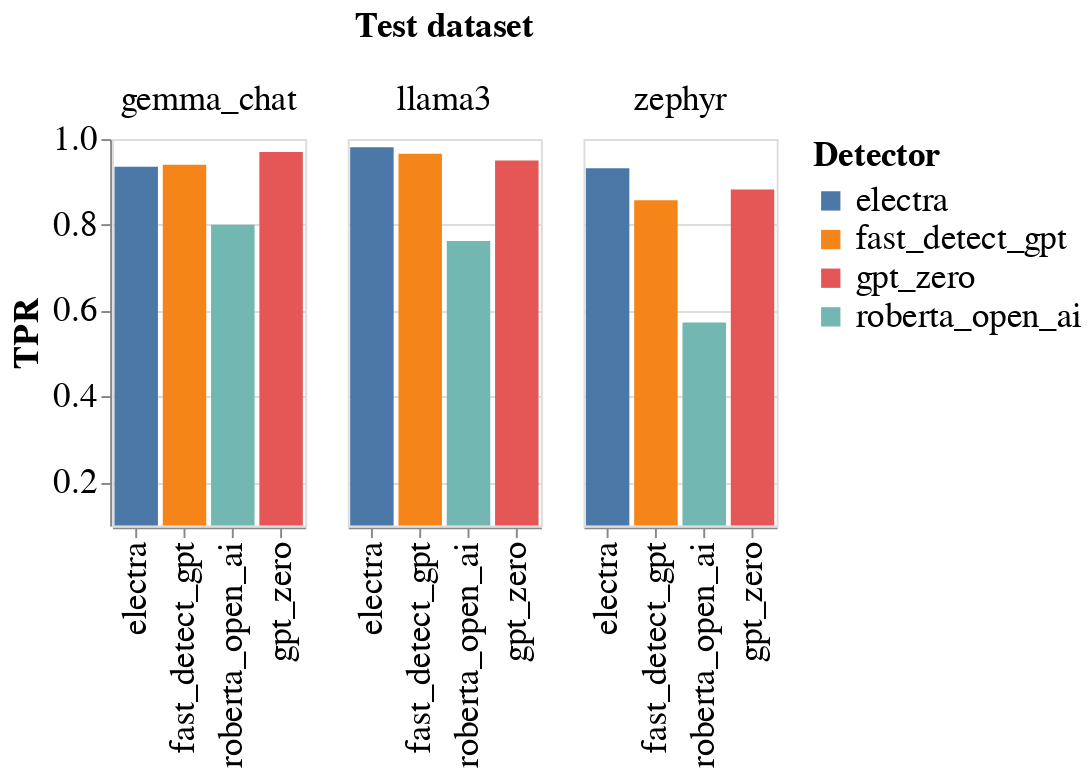

This figure's notebook cell:
### Code cell
# CAVEAT: It might be that with the correct threshold GPTZero works well even for mistral,...
zero_shot_detectors_and_best_trained = ["fast_detect_gpt", "roberta_base_open_ai", "electra_large_mistral", "gpt_zero"]
zero_shot_only_only_df = freeze_base_df[freeze_base_df["detector"].apply(lambda x: x in zero_shot_detectors_and_best_trained)]

# only keep chat datasets
#chat_models = ["gemma_chat", "zephyr", "llama3"]
chat_models = ["gemma_chat", "llama3", "zephyr"]
models = chat_models
zero_shot_only_only_df = zero_shot_only_only_df[zero_shot_only_only_df["dataset"].apply(lambda x: x in models)]

# dataset order
dataset_order = ["gemma_chat", "llama3", "zephyr"]

# sort dataset column by dataset_order
zero_shot_only_only_df = zero_shot_only_only_df.set_index("dataset").loc[dataset_order].reset_index()

# same as above but with bar chart
bar_chart = alt.Chart(zero_shot_only_only_df).mark_bar().encode(
    alt.X('detector_short_name:N', sort=None, title=None),
    alt.Y('TPR:Q').scale(alt.Scale(domain=(0.1, 1), clamp=True)),
    alt.Color("detector_short_name:N", title="Detector"),
    column=alt.Column("dataset:N", title="Test dataset", sort=None),
).properties(
    width=100,
    height=200,  
).configure_axis(
    labelFontSize=18,
    titleFontSize=18,
).configure_legend(
    labelFontSize=18,
    titleFontSize=18,
    titleLimit=0
).configure_header(
    titleFontSize=18,
    labelFontSize=18
).configure_text(
    fontSize=14,
    font="Arial",
    fontWeight="bold"
)

bar_chart.save("notebooks/plots/heatmap_zero_shot_bar.png")
bar_chart

### Figure 1 — Vega-Lite specification as saved in the notebook (floating-point values rounded to 4 significant figures; data arrays with more than 128 entries replaced by an {"elided": "..."} marker saying what was removed)
{"config": {"view": {"continuousWidth": 300, "continuousHeight": 300}, "axis": {"labelFontSize": 18, "titleFontSize": 18}, "header": {"labelFontSize": 18, "titleFontSize": 18}, "legend": {"labelFontSize": 18, "titleFontSize": 18, "titleLimit": 0}, "text": {"font": "Arial", "fontSize": 14, "fontWeight": "bold"}}, "data": {"name": "data-6a3d369464ac9afbe762efef7874810f"}, "mark": {"type": "bar"}, "encoding": {"color": {"field": "detector_short_name", "title": "Detector", "type": "nominal"}, "column": {"field": "dataset", "sort": null, "title": "Test dataset", "type": "nominal"}, "x": {"field": "detector_short_name", "sort": null, "title": null, "type": "nominal"}, "y": {"field": "TPR", "scale": {"clamp": true, "domain": [0.1, 1]}, "type": "quantitative"}}, "height": 200, "width": 100, "$schema": "https://vega.github.io/schema/vega-lite/v5.17.0.json", "datasets": {"data-6a3d369464ac9afbe762efef7874810f": [{"dataset": "gemma_chat", "accuracy": 0.9452, "precision": 0.9543, "recall": 0.9354, "f1_score": 0.9447, "fp_rate": 0.04488, "TPR_no_threshold": 0.9354, "std_accuracy": 0.004995, "std_precision": 0.006824, "std_recall": 0.007705, "std_f1_score": 0.005281, "std_fp_rate": 0.006633, "std_tp_rate": 0.007705, "TP": 932.3, "TN": 950.6, "FP": 44.68, "FN": 64.42, "roc_auc": 0.9888, "fpr_at_thresholds": {"elided": "176 float values"}, "tpr_at_thresholds": {"elided": "176 float values"}, "thresholds": {"elided": "176 float values"}, "given_threshold": 0.1904, "accuracy_at_given_threshold": 0.9452, "precision_at_given_threshold": 0.9539, "recall_at_given_threshold": 0.9354, "f1_score_at_given_threshold": 0.9445, "fp_rate_at_given_threshold": 0.04514, "TPR": 0.9354, "std_accuracy_at_given_threshold": 0.005126, "std_precision_at_given_threshold": 0.006701, "std_recall_at_given_threshold": 0.007985, "std_f1_score_at_given_threshold": 0.005344, "std_fp_rate_at_given_threshold": 0.006543, "std_tp_rate_at_given_threshold": 0.007985, "TP_at_given_threshold": 930.9, "TN_at_given_threshold": 951.9, "FP_at_given_threshold": 45.0, "FN_at_given_threshold": 64.26, "base_detector": "electra_large", "trained_on_dataset": "mistral", "detector": "electra_large_mistral", "detector_short_name": "electra"}, {"dataset": "gemma_chat", "accuracy": 0.9426, "precision": 0.9196, "recall": 0.97, "f1_score": 0.9441, "fp_rate": 0.08489, "TPR_no_threshold": 0.97, "std_accuracy": 0.005252, "std_precision": 0.008265, "std_recall": 0.005431, "std_f1_score": 0.005265, "std_fp_rate": 0.008851, "std_tp_rate": 0.005431, "TP": 966.3, "TN": 911.3, "FP": 84.53, "FN": 29.89, "roc_auc": 0.9879, "fpr_at_thresholds": [0.0, 0.0, 0.0, 0.0, 0.0, 0.002008, 0.004016, 0.004016, 0.006024, 0.006024, 0.006024, 0.008032, 0.01305, 0.01305, 0.01606, 0.02209, 0.02309, 0.03012, 0.03414, 0.03414, 0.03514, 0.03614, 0.03614, 0.03614, 0.03614, 0.03916, 0.04016, 0.04016, 0.04317, 0.04317, 0.04418, 0.04719, 0.04719, 0.0492, 0.0492, 0.05221, 0.05924, 0.06526, 0.06928, 0.07631, 0.07932, 0.08333, 0.08434, 0.08835, 0.08936, 0.09538, 0.09839, 0.1094, 0.1245, 0.1255, 0.1345, 0.1355, 0.1426, 0.1516, 0.1526, 0.1596, 0.1616, 0.1707, 0.1727, 0.1737, 0.1777, 0.1807, 0.1867, 0.1888, 0.1958, 0.1968, 0.1998, 0.2038, 0.2068, 0.2199, 0.2209, 0.238, 0.251, 0.2631, 0.2892, 0.2902, 0.3032, 0.3042, 0.3062, 0.3153, 0.3183, 0.3203, 0.3263, 0.3273, 0.3384, 0.3434, 0.3695, 0.3705, 0.4046, 0.4086, 0.4227, 0.4237, 0.4367, 0.4398, 0.4418, 0.4508, 0.4849, 0.488, 0.5271, 0.5301, 0.5562, 0.5582, 0.6165, 0.6215, 0.6737, 0.6878, 0.7048, 0.8514, 0.8564, 0.8936, 1.0], "tpr_at_thresholds": [0.0, 0.4237, 0.4779, 0.509, 0.5572, 0.5773, 0.6576, 0.6888, 0.7882, 0.8193, 0.8243, 0.8394, 0.8494, 0.8514, 0.8695, 0.8845, 0.8855, 0.9056, 0.9147, 0.9157, 0.9207, 0.9207, 0.9217, 0.9247, 0.9257, 0.9307, 0.9327, 0.9337, 0.9378, 0.9388, 0.9388, 0.9418, 0.9428, 0.9438, 0.9448, 0.9448, 0.9478, 0.9528, 0.9639, 0.9689, 0.9689, 0.9699, 0.9699, 0.9719, 0.9719, 0.9739, 0.9739, 0.9749, 0.9779, 0.9789, 0.9809, 0.9809, 0.9819, 0.9819, 0.9819, 0.9819, 0.9819, 0.9829, 0.9829, 0.9829, 0.9829, 0.9829, 0.9849, 0.9849, 0.9859, 0.9859, 0.9859, 0.9859, 0.9859, 0.9859, 0.9859, 0.9869, 0.988, 0.99, 0.992, 0.993, 0.997, 0.997, 0.997, 0.997, 0.997, 0.997, 0.997, 0.997, 0.997, 0.997, 0.997, 0.997, 0.997, 0.997, 0.997, 0.997, 0.997, 0.997, 0.998, 0.998, 0.999, 0.999, 1.0, 1.0, 1.0, 1.0, 1.0, 1.0, 1.0, 1.0, 1.0, 1.0, 1.0, 1.0, 1.0], "thresholds": [Infinity, 1.0, 0.99, 0.98, 0.96, 0.95, 0.94, 0.93, 0.92, 0.91, 0.9, 0.89, 0.88, 0.8788, 0.87, 0.86, 0.8586, 0.85, 0.84, 0.83, 0.81, 0.79, 0.78, 0.76, 0.74, 0.73, 0.72, 0.7, 0.68, 0.67, 0.66, 0.62, 0.6162, 0.61, 0.58, 0.57, 0.56, 0.55, 0.54, 0.53, 0.52, 0.51, 0.5051, 0.5, 0.4949, 0.49, 0.48, 0.47, 0.46, 0.4545, 0.45, 0.4444, 0.44, 0.43, 0.4242, 0.42, 0.4141, 0.41, 0.4, 0.3939, 0.39, 0.38, 0.37, 0.36, 0.35, 0.34, 0.33, 0.31, 0.29, 0.28, 0.2727, 0.27, 0.26, 0.25, 0.24, 0.2323, 0.23, 0.2222, 0.22, 0.21, 0.202, 0.2, 0.19, 0.17, 0.16, 0.1515, 0.15, 0.1414, 0.14, 0.1313, 0.13, 0.11, 0.1, 0.09091, 0.09, 0.08081, 0.08, 0.07071, 0.07, 0.06061, 0.06, 0.05051, 0.05, 0.0404, 0.04, 0.03, 0.0202, 0.02, 0.0101, 0.01, 0.0], "given_threshold": 0.63, "accuracy_at_given_threshold": 0.9476, "precision_at_given_threshold": 0.9544, "recall_at_given_threshold": 0.9402, "f1_score_at_given_threshold": 0.9472, "fp_rate_at_given_threshold": 0.04491, "TPR": 0.9402, "std_accuracy_at_given_threshold": 0.004942, "std_precision_at_given_threshold": 0.006531, "std_recall_at_given_threshold": 0.007553, "std_f1_score_at_given_threshold": 0.005079, "std_fp_rate_at_given_threshold": 0.006454, "std_tp_rate_at_given_threshold": 0.007553, "TP_at_given_threshold": 936.0, "TN_at_given_threshold": 951.7, "FP_at_given_threshold": 44.75, "FN_at_given_threshold": 59.59, "base_detector": "fast_detect_gpt", "trained_on_dataset": "z", "detector": "fast_detect_gpt", "detector_short_name": "fast_detect_gpt"}, {"dataset": "gemma_chat", "accuracy": 0.7958, "precision": 0.8854, "recall": 0.68, "f1_score": 0.7691, "fp_rate": 0.08811, "TPR_no_threshold": 0.68, "std_accuracy": 0.009095, "std_precision": 0.01161, "std_recall": 0.01465, "std_f1_score": 0.01117, "std_fp_rate": 0.008911, "std_tp_rate": 0.01465, "TP": 907.5, "TN": 677.8, "FP": 319.0, "FN": 87.69, "roc_auc": 0.8796, "fpr_at_thresholds": {"elided": "552 float values"}, "tpr_at_thresholds": {"elided": "552 float values"}, "thresholds": {"elided": "552 float values"}, "given_threshold": 0.9308, "accuracy_at_given_threshold": 0.8097, "precision_at_given_threshold": 0.8154, "recall_at_given_threshold": 0.8004, "f1_score_at_given_threshold": 0.8077, "fp_rate_at_given_threshold": 0.1809, "TPR": 0.8004, "std_accuracy_at_given_threshold": 0.00865, "std_precision_at_given_threshold": 0.0119, "std_recall_at_given_threshold": 0.01275, "std_f1_score_at_given_threshold": 0.009581, "std_fp_rate_at_given_threshold": 0.01153, "std_tp_rate_at_given_threshold": 0.01275, "TP_at_given_threshold": 816.5, "TN_at_given_threshold": 796.5, "FP_at_given_threshold": 198.6, "FN_at_given_threshold": 180.4, "base_detector": "roberta_base_open_ai", "trained_on_dataset": "z", "detector": "roberta_base_open_ai", "detector_short_name": "roberta_open_ai"}, {"dataset": "gemma_chat", "accuracy": 0.9196, "precision": 0.9976, "recall": 0.8415, "f1_score": 0.9129, "fp_rate": 0.002062, "TPR_no_threshold": 0.8415, "std_accuracy": 0.00596, "std_precision": 0.001722, "std_recall": 0.01149, "std_f1_score": 0.006808, "std_fp_rate": 0.001449, "std_tp_rate": 0.01149, "TP": 839.0, "TN": 992.9, "FP": 2.054, "FN": 158.0, "roc_auc": 0.9931, "fpr_at_thresholds": {"elided": "191 float values"}, "tpr_at_thresholds": {"elided": "191 float values"}, "thresholds": {"elided": "191 float values"}, "given_threshold": 0.05234, "accuracy_at_given_threshold": 0.9546, "precision_at_given_threshold": 0.9411, "recall_at_given_threshold": 0.9699, "f1_score_at_given_threshold": 0.9553, "fp_rate_at_given_threshold": 0.06063, "TPR": 0.9699, "std_accuracy_at_given_threshold": 0.004425, "std_precision_at_given_threshold": 0.006931, "std_recall_at_given_threshold": 0.005316, "std_f1_score_at_given_threshold": 0.004449, "std_fp_rate_at_given_threshold": 0.007173, "std_tp_rate_at_given_threshold": 0.005316, "TP_at_given_threshold": 965.1, "TN_at_given_threshold": 936.5, "FP_at_given_threshold": 60.44, "FN_at_given_threshold": 29.91, "base_detector": "gpt_zero", "trained_on_dataset": "z", "detector": "gpt_zero", "detector_short_name": "gpt_zero"}, {"dataset": "llama3", "accuracy": 0.9691, "precision": 0.9564, "recall": 0.9831, "f1_score": 0.9695, "fp_rate": 0.04488, "TPR_no_threshold": 0.9831, "std_accuracy": 0.003916, "std_precision": 0.006523, "std_recall": 0.003999, "std_f1_score": 0.003941, "std_fp_rate": 0.006633, "std_tp_rate": 0.003999, "TP": 979.9, "TN": 950.6, "FP": 44.68, "FN": 16.89, "roc_auc": 0.9947, "fpr_at_thresholds": [0.0, 0.0, 0.0, 0.001004, 0.001004, 0.002008, 0.002008, 0.003012, 0.003012, 0.004016, 0.004016, 0.006024, 0.006024, 0.007028, 0.007028, 0.008032, 0.008032, 0.009036, 0.009036, 0.01004, 0.01004, 0.01205, 0.01205, 0.01305, 0.01305, 0.01506, 0.01506, 0.01606, 0.01606, 0.01807, 0.01807, 0.01908, 0.01908, 0.02008, 0.02008, 0.02108, 0.02108, 0.02209, 0.02209, 0.02309, 0.02309, 0.0241, 0.0241, 0.0251, 0.0251, 0.02811, 0.02811, 0.02912, 0.02912, 0.03012, 0.03012, 0.03112, 0.03112, 0.03213, 0.03213, 0.03614, 0.03614, 0.03715, 0.03715, 0.03916, 0.03916, 0.04016, 0.04016, 0.04418, 0.04418, 0.04518, 0.04518, 0.04618, 0.04618, 0.04719, 0.04719, 0.0502, 0.0502, 0.0512, 0.0512, 0.05321, 0.05321, 0.05622, 0.05622, 0.07028, 0.07028, 0.08032, 0.08032, 0.08133, 0.08133, 0.09739, 0.09739, 0.1124, 0.1124, 0.1325, 0.1325, 0.1546, 0.1546, 0.1627, 0.1627, 0.2008, 0.2008, 1.0], "tpr_at_thresholds": [0.0, 0.001004, 0.259, 0.259, 0.5673, 0.5673, 0.7771, 0.7771, 0.8112, 0.8112, 0.8173, 0.8173, 0.8243, 0.8243, 0.8604, 0.8604, 0.8765, 0.8765, 0.8785, 0.8785, 0.8795, 0.8795, 0.8845, 0.8845, 0.9066, 0.9066, 0.9187, 0.9187, 0.9257, 0.9257, 0.9297, 0.9297, 0.9307, 0.9307, 0.9337, 0.9337, 0.9378, 0.9378, 0.9398, 0.9398, 0.9408, 0.9408, 0.9428, 0.9428, 0.9468, 0.9468, 0.9498, 0.9498, 0.9528, 0.9528, 0.9538, 0.9538, 0.9558, 0.9558, 0.9618, 0.9618, 0.9709, 0.9709, 0.9739, 0.9739, 0.9759, 0.9759, 0.9779, 0.9779, 0.9809, 0.9809, 0.9819, 0.9819, 0.9829, 0.9829, 0.9839, 0.9839, 0.9869, 0.9869, 0.988, 0.988, 0.989, 0.989, 0.99, 0.99, 0.991, 0.991, 0.992, 0.992, 0.993, 0.993, 0.994, 0.994, 0.995, 0.995, 0.996, 0.996, 0.997, 0.997, 0.999, 0.999, 1.0, 1.0], "thresholds": [Infinity, 2.797, 2.603, 2.602, 2.329, 2.328, 1.921, 1.919, 1.778, 1.777, 1.748, 1.745, 1.695, 1.678, 1.461, 1.46, 1.373, 1.369, 1.347, 1.341, 1.341, 1.331, 1.32, 1.314, 1.185, 1.183, 1.069, 1.061, 1.044, 1.042, 1.006, 0.9873, 0.9872, 0.9808, 0.9675, 0.9601, 0.9421, 0.9415, 0.9104, 0.8845, 0.872, 0.8613, 0.8535, 0.8516, 0.814, 0.8076, 0.7617, 0.7314, 0.6766, 0.6737, 0.6737, 0.6692, 0.6659, 0.6597, 0.5922, 0.5476, 0.463, 0.4211, 0.386, 0.3612, 0.3206, 0.2944, 0.2514, 0.2242, 0.2105, 0.1965, 0.1829, 0.177, 0.1726, 0.169, 0.1589, 0.1092, 0.08548, 0.08319, 0.04241, 0.0323, 0.02877, 0.006523, 0.005816, -0.1626, -0.1667, -0.3023, -0.3072, -0.3315, -0.3428, -0.4767, -0.4867, -0.6598, -0.667, -0.8453, -0.8462, -0.986, -0.9936, -1.042, -1.06, -1.287, -1.29, -2.783], "given_threshold": 0.1904, "accuracy_at_given_threshold": 0.9678, "precision_at_given_threshold": 0.9559, "recall_at_given_threshold": 0.9808, "f1_score_at_given_threshold": 0.9682, "fp_rate_at_given_threshold": 0.04514, "TPR": 0.9808, "std_accuracy_at_given_threshold": 0.003966, "std_precision_at_given_threshold": 0.006419, "std_recall_at_given_threshold": 0.00437, "std_f1_score_at_given_threshold": 0.003995, "std_fp_rate_at_given_threshold": 0.006543, "std_tp_rate_at_given_threshold": 0.00437, "TP_at_given_threshold": 976.1, "TN_at_given_threshold": 951.9, "FP_at_given_threshold": 45.0, "FN_at_given_threshold": 19.06, "base_detector": "electra_large", "trained_on_dataset": "mistral", "detector": "electra_large_mistral", "detector_short_name": "electra"}, {"dataset": "llama3", "accuracy": 0.9506, "precision": 0.9211, "recall": 0.9857, "f1_score": 0.9523, "fp_rate": 0.08464, "TPR_no_threshold": 0.9857, "std_accuracy": 0.004677, "std_precision": 0.007943, "std_recall": 0.003505, "std_f1_score": 0.00459, "std_fp_rate": 0.008653, "std_tp_rate": 0.003505, "TP": 982.6, "TN": 910.9, "FP": 84.22, "FN": 14.24, "roc_auc": 0.9939, "fpr_at_thresholds": [0.0, 0.0, 0.0, 0.0, 0.0, 0.0, 0.002008, 0.004016, 0.004016, 0.006024, 0.006024, 0.006024, 0.008032, 0.01305, 0.01305, 0.01606, 0.02209, 0.02309, 0.03012, 0.03414, 0.03414, 0.03514, 0.03514, 0.03614, 0.03614, 0.03916, 0.04016, 0.04317, 0.04317, 0.04418, 0.04518, 0.04618, 0.04719, 0.0492, 0.05221, 0.05924, 0.06526, 0.06928, 0.07631, 0.07932, 0.07932, 0.08333, 0.08434, 0.08835, 0.08936, 0.09538, 0.09839, 0.1094, 0.1245, 0.1255, 0.1345, 0.1355, 0.1426, 0.1516, 0.1526, 0.1596, 0.1616, 0.1707, 0.1727, 0.1737, 0.1777, 0.1807, 0.1867, 0.1888, 0.1958, 0.1968, 0.1998, 0.2038, 0.2068, 0.2199, 0.2209, 0.238, 0.251, 0.2631, 0.2892, 0.2902, 0.3032, 0.3042, 0.3062, 0.3153, 0.3183, 0.3203, 0.3263, 0.3273, 0.3384, 0.3434, 0.3695, 0.3705, 0.4046, 0.4086, 0.4227, 0.4237, 0.4367, 0.4398, 0.4418, 0.4508, 0.4849, 0.488, 0.5271, 0.5301, 0.5562, 0.5582, 0.6165, 0.6215, 0.6737, 0.6878, 0.7048, 0.8514, 0.8564, 0.8936, 1.0], "tpr_at_thresholds": [0.0, 0.5602, 0.6014, 0.6305, 0.6406, 0.6596, 0.6757, 0.739, 0.7751, 0.8474, 0.8825, 0.8865, 0.8926, 0.9016, 0.9036, 0.9116, 0.9297, 0.9307, 0.9508, 0.9548, 0.9558, 0.9568, 0.9578, 0.9578, 0.9588, 0.9598, 0.9598, 0.9618, 0.9629, 0.9629, 0.9659, 0.9659, 0.9679, 0.9689, 0.9699, 0.9729, 0.9759, 0.9789, 0.9819, 0.9819, 0.9829, 0.9859, 0.9859, 0.989, 0.989, 0.989, 0.989, 0.989, 0.993, 0.993, 0.994, 0.994, 0.995, 0.996, 0.996, 0.996, 0.996, 0.996, 0.996, 0.996, 0.996, 0.997, 0.997, 0.997, 0.997, 0.997, 0.997, 0.997, 0.997, 0.997, 0.997, 0.997, 0.998, 0.999, 1.0, 1.0, 1.0, 1.0, 1.0, 1.0, 1.0, 1.0, 1.0, 1.0, 1.0, 1.0, 1.0, 1.0, 1.0, 1.0, 1.0, 1.0, 1.0, 1.0, 1.0, 1.0, 1.0, 1.0, 1.0, 1.0, 1.0, 1.0, 1.0, 1.0, 1.0, 1.0, 1.0, 1.0, 1.0, 1.0, 1.0], "thresholds": [Infinity, 1.0, 0.99, 0.98, 0.97, 0.96, 0.95, 0.94, 0.93, 0.92, 0.91, 0.9, 0.89, 0.88, 0.8788, 0.87, 0.86, 0.8586, 0.85, 0.84, 0.83, 0.81, 0.8, 0.79, 0.78, 0.73, 0.72, 0.68, 0.67, 0.66, 0.64, 0.63, 0.62, 0.61, 0.57, 0.56, 0.55, 0.54, 0.53, 0.52, 0.5152, 0.51, 0.5051, 0.5, 0.4949, 0.49, 0.48, 0.47, 0.46, 0.4545, 0.45, 0.4444, 0.44, 0.43, 0.4242, 0.42, 0.4141, 0.41, 0.4, 0.3939, 0.39, 0.38, 0.37, 0.36, 0.35, 0.34, 0.33, 0.31, 0.29, 0.28, 0.2727, 0.27, 0.26, 0.25, 0.24, 0.2323, 0.23, 0.2222, 0.22, 0.21, 0.202, 0.2, 0.19, 0.17, 0.16, 0.1515, 0.15, 0.1414, 0.14, 0.1313, 0.13, 0.11, 0.1, 0.09091, 0.09, 0.08081, 0.08, 0.07071, 0.07, 0.06061, 0.06, 0.05051, 0.05, 0.0404, 0.04, 0.03, 0.0202, 0.02, 0.0101, 0.01, 0.0], "given_threshold": 0.63, "accuracy_at_given_threshold": 0.9604, "precision_at_given_threshold": 0.9553, "recall_at_given_threshold": 0.966, "f1_score_at_given_threshold": 0.9606, "fp_rate_at_given_threshold": 0.04517, "TPR": 0.966, "std_accuracy_at_given_threshold": 0.004265, "std_precision_at_given_threshold": 0.006412, "std_recall_at_given_threshold": 0.005813, "std_f1_score_at_given_threshold": 0.004341, "std_fp_rate_at_given_threshold": 0.006461, "std_tp_rate_at_given_threshold": 0.005813, "TP_at_given_threshold": 961.4, "TN_at_given_threshold": 951.7, "FP_at_given_threshold": 45.02, "FN_at_given_threshold": 33.88, "base_detector": "fast_detect_gpt", "trained_on_dataset": "z", "detector": "fast_detect_gpt", "detector_short_name": "fast_detect_gpt"}, {"dataset": "llama3", "accuracy": 0.7786, "precision": 0.88, "recall": 0.6455, "f1_score": 0.7446, "fp_rate": 0.08811, "TPR_no_threshold": 0.6455, "std_accuracy": 0.009445, "std_precision": 0.01214, "std_recall": 0.01555, "std_f1_score": 0.01214, "std_fp_rate": 0.008911, "std_tp_rate": 0.01555, "TP": 907.5, "TN": 643.4, "FP": 353.4, "FN": 87.69, "roc_auc": 0.8589, "fpr_at_thresholds": {"elided": "604 float values"}, "tpr_at_thresholds": {"elided": "604 float values"}, "thresholds": {"elided": "604 float values"}, "given_threshold": 0.9726, "accuracy_at_given_threshold": 0.7883, "precision_at_given_threshold": 0.8036, "recall_at_given_threshold": 0.7625, "f1_score_at_given_threshold": 0.7824, "fp_rate_at_given_threshold": 0.186, "TPR": 0.7625, "std_accuracy_at_given_threshold": 0.008714, "std_precision_at_given_threshold": 0.01238, "std_recall_at_given_threshold": 0.01393, "std_f1_score_at_given_threshold": 0.01038, "std_fp_rate_at_given_threshold": 0.01155, "std_tp_rate_at_given_threshold": 0.01393, "TP_at_given_threshold": 811.4, "TN_at_given_threshold": 758.8, "FP_at_given_threshold": 236.3, "FN_at_given_threshold": 185.4, "base_detector": "roberta_base_open_ai", "trained_on_dataset": "z", "detector": "roberta_base_open_ai", "detector_short_name": "roberta_open_ai"}, {"dataset": "llama3", "accuracy": 0.8834, "precision": 0.9973, "recall": 0.7689, "f1_score": 0.8683, "fp_rate": 0.002046, "TPR_no_threshold": 0.7689, "std_accuracy": 0.00707, "std_precision": 0.001779, "std_recall": 0.01271, "std_f1_score": 0.008177, "std_fp_rate": 0.001374, "std_tp_rate": 0.01271, "TP": 766.2, "TN": 993.4, "FP": 2.037, "FN": 230.3, "roc_auc": 0.9891, "fpr_at_thresholds": {"elided": "192 float values"}, "tpr_at_thresholds": {"elided": "192 float values"}, "thresholds": {"elided": "192 float values"}, "given_threshold": 0.05234, "accuracy_at_given_threshold": 0.9449, "precision_at_given_threshold": 0.9402, "recall_at_given_threshold": 0.9502, "f1_score_at_given_threshold": 0.9451, "fp_rate_at_given_threshold": 0.06032, "TPR": 0.9502, "std_accuracy_at_given_threshold": 0.005085, "std_precision_at_given_threshold": 0.007454, "std_recall_at_given_threshold": 0.007068, "std_f1_score_at_given_threshold": 0.005261, "std_fp_rate_at_given_threshold": 0.007351, "std_tp_rate_at_given_threshold": 0.007068, "TP_at_given_threshold": 945.5, "TN_at_given_threshold": 936.9, "FP_at_given_threshold": 60.15, "FN_at_given_threshold": 49.54, "base_detector": "gpt_zero", "trained_on_dataset": "z", "detector": "gpt_zero", "detector_short_name": "gpt_zero"}, {"dataset": "zephyr", "accuracy": 0.9453, "precision": 0.9614, "recall": 0.9277, "f1_score": 0.9443, "fp_rate": 0.03722, "TPR_no_threshold": 0.9277, "std_accuracy": 0.005482, "std_precision": 0.0064, "std_recall": 0.008805, "std_f1_score": 0.00572, "std_fp_rate": 0.006257, "std_tp_rate": 0.008805, "TP": 820.7, "TN": 851.5, "FP": 32.91, "FN": 63.92, "roc_auc": 0.9887, "fpr_at_thresholds": {"elided": "130 float values"}, "tpr_at_thresholds": {"elided": "130 float values"}, "thresholds": {"elided": "130 float values"}, "given_threshold": 0.102, "accuracy_at_given_threshold": 0.9447, "precision_at_given_threshold": 0.956, "recall_at_given_threshold": 0.9322, "f1_score_at_given_threshold": 0.9439, "fp_rate_at_given_threshold": 0.04287, "TPR": 0.9322, "std_accuracy_at_given_threshold": 0.005475, "std_precision_at_given_threshold": 0.006913, "std_recall_at_given_threshold": 0.008477, "std_f1_score_at_given_threshold": 0.005684, "std_fp_rate_at_given_threshold": 0.006655, "std_tp_rate_at_given_threshold": 0.008477, "TP_at_given_threshold": 823.9, "TN_at_given_threshold": 847.2, "FP_at_given_threshold": 37.95, "FN_at_given_threshold": 59.91, "base_detector": "electra_large", "trained_on_dataset": "mistral", "detector": "electra_large_mistral", "detector_short_name": "electra"}, {"dataset": "zephyr", "accuracy": 0.9153, "precision": 0.9134, "recall": 0.9176, "f1_score": 0.9154, "fp_rate": 0.08706, "TPR_no_threshold": 0.9176, "std_accuracy": 0.006399, "std_precision": 0.009502, "std_recall": 0.008894, "std_f1_score": 0.006665, "std_fp_rate": 0.009433, "std_tp_rate": 0.008894, "TP": 811.8, "TN": 807.3, "FP": 76.99, "FN": 72.92, "roc_auc": 0.9704, "fpr_at_thresholds": [0.0, 0.0, 0.0, 0.0, 0.0, 0.0, 0.00226, 0.00452, 0.00452, 0.00678, 0.00678, 0.00678, 0.00904, 0.01469, 0.01469, 0.01808, 0.01808, 0.02373, 0.02486, 0.03164, 0.03503, 0.03503, 0.03616, 0.03616, 0.03729, 0.03729, 0.03729, 0.03729, 0.04068, 0.04181, 0.04181, 0.0452, 0.04633, 0.04633, 0.04746, 0.04859, 0.04972, 0.05198, 0.05198, 0.05424, 0.05989, 0.06667, 0.07119, 0.07797, 0.08136, 0.08588, 0.08701, 0.09153, 0.09266, 0.09944, 0.09944, 0.1028, 0.1141, 0.1277, 0.1288, 0.1345, 0.1356, 0.1435, 0.1537, 0.1548, 0.1605, 0.1616, 0.1672, 0.1695, 0.1706, 0.174, 0.1763, 0.1808, 0.1831, 0.191, 0.1921, 0.1955, 0.1977, 0.1989, 0.2023, 0.2023, 0.2136, 0.2147, 0.2316, 0.2441, 0.2565, 0.2825, 0.2836, 0.2972, 0.2983, 0.3006, 0.3096, 0.313, 0.3153, 0.322, 0.322, 0.3232, 0.3311, 0.3356, 0.3616, 0.3627, 0.3989, 0.4034, 0.4181, 0.4192, 0.4328, 0.4362, 0.4384, 0.4452, 0.4825, 0.4859, 0.522, 0.5254, 0.5537, 0.5559, 0.6136, 0.6192, 0.6678, 0.6836, 0.7017, 0.852, 0.8576, 0.8927, 1.0], "tpr_at_thresholds": [0.0, 0.2195, 0.2624, 0.2964, 0.3077, 0.3326, 0.3563, 0.4525, 0.5124, 0.6143, 0.6595, 0.6697, 0.6923, 0.7138, 0.7149, 0.733, 0.7376, 0.7681, 0.7704, 0.8054, 0.8213, 0.8235, 0.8281, 0.8303, 0.8314, 0.836, 0.8382, 0.8394, 0.8484, 0.8484, 0.8507, 0.8552, 0.8552, 0.8563, 0.8575, 0.862, 0.8643, 0.8665, 0.8688, 0.8722, 0.8857, 0.8914, 0.905, 0.9106, 0.914, 0.9174, 0.9174, 0.9219, 0.9219, 0.9242, 0.9253, 0.9287, 0.9321, 0.9423, 0.9434, 0.9468, 0.9468, 0.9502, 0.9559, 0.9559, 0.9581, 0.9581, 0.9604, 0.9604, 0.9604, 0.9615, 0.9627, 0.9649, 0.9649, 0.9649, 0.9649, 0.9649, 0.9649, 0.9661, 0.9661, 0.9672, 0.9672, 0.9672, 0.9706, 0.9717, 0.974, 0.974, 0.974, 0.9796, 0.9796, 0.9808, 0.983, 0.983, 0.983, 0.983, 0.9842, 0.9842, 0.9853, 0.9864, 0.9876, 0.9876, 0.9887, 0.9887, 0.9887, 0.9887, 0.9887, 0.9887, 0.9887, 0.9898, 0.991, 0.991, 0.9921, 0.9932, 0.9955, 0.9955, 0.9966, 0.9966, 0.9966, 0.9966, 0.9966, 0.9966, 0.9989, 1.0, 1.0], "thresholds": [Infinity, 1.0, 0.99, 0.98, 0.97, 0.96, 0.95, 0.94, 0.93, 0.92, 0.91, 0.9, 0.89, 0.88, 0.8788, 0.87, 0.8687, 0.86, 0.8586, 0.85, 0.84, 0.83, 0.81, 0.8, 0.79, 0.78, 0.76, 0.75, 0.73, 0.72, 0.69, 0.68, 0.66, 0.65, 0.64, 0.63, 0.62, 0.61, 0.58, 0.57, 0.56, 0.55, 0.54, 0.53, 0.52, 0.51, 0.5051, 0.5, 0.4949, 0.49, 0.4848, 0.48, 0.47, 0.46, 0.4545, 0.45, 0.4444, 0.44, 0.43, 0.4242, 0.42, 0.4141, 0.41, 0.4, 0.3939, 0.39, 0.38, 0.37, 0.36, 0.35, 0.34, 0.33, 0.32, 0.31, 0.29, 0.2828, 0.28, 0.2727, 0.27, 0.26, 0.25, 0.24, 0.2323, 0.23, 0.2222, 0.22, 0.21, 0.202, 0.2, 0.19, 0.18, 0.17, 0.16, 0.1515, 0.15, 0.1414, 0.14, 0.1313, 0.13, 0.11, 0.1, 0.09091, 0.09, 0.08081, 0.08, 0.07071, 0.07, 0.06061, 0.06, 0.05051, 0.05, 0.0404, 0.04, 0.03, 0.0202, 0.02, 0.0101, 0.01, 0.0], "given_threshold": 0.63, "accuracy_at_given_threshold": 0.9048, "precision_at_given_threshold": 0.9471, "recall_at_given_threshold": 0.8575, "f1_score_at_given_threshold": 0.9001, "fp_rate_at_given_threshold": 0.04785, "TPR": 0.8575, "std_accuracy_at_given_threshold": 0.006932, "std_precision_at_given_threshold": 0.007839, "std_recall_at_given_threshold": 0.01166, "std_f1_score_at_given_threshold": 0.007623, "std_fp_rate_at_given_threshold": 0.007141, "std_tp_rate_at_given_threshold": 0.01166, "TP_at_given_threshold": 758.5, "TN_at_given_threshold": 842.2, "FP_at_given_threshold": 42.32, "FN_at_given_threshold": 126.0, "base_detector": "fast_detect_gpt", "trained_on_dataset": "z", "detector": "fast_detect_gpt", "detector_short_name": "fast_detect_gpt"}, {"dataset": "zephyr", "accuracy": 0.6628, "precision": 0.8273, "recall": 0.4116, "f1_score": 0.5496, "fp_rate": 0.08592, "TPR_no_threshold": 0.4116, "std_accuracy": 0.01106, "std_precision": 0.01814, "std_recall": 0.01621, "std_f1_score": 0.01617, "std_fp_rate": 0.009451, "std_tp_rate": 0.01621, "TP": 808.4, "TN": 364.1, "FP": 520.4, "FN": 75.99, "roc_auc": 0.7426, "fpr_at_thresholds": {"elided": "744 float values"}, "tpr_at_thresholds": {"elided": "744 float values"}, "thresholds": {"elided": "744 float values"}, "given_threshold": 1.01, "accuracy_at_given_threshold": 0.6936, "precision_at_given_threshold": 0.7547, "recall_at_given_threshold": 0.5731, "f1_score_at_given_threshold": 0.6513, "fp_rate_at_given_threshold": 0.186, "TPR": 0.5731, "std_accuracy_at_given_threshold": 0.01119, "std_precision_at_given_threshold": 0.01743, "std_recall_at_given_threshold": 0.01657, "std_f1_score_at_given_threshold": 0.01424, "std_fp_rate_at_given_threshold": 0.01372, "std_tp_rate_at_given_threshold": 0.01657, "TP_at_given_threshold": 720.5, "TN_at_given_threshold": 506.5, "FP_at_given_threshold": 377.3, "FN_at_given_threshold": 164.7, "base_detector": "roberta_base_open_ai", "trained_on_dataset": "z", "detector": "roberta_base_open_ai", "detector_short_name": "roberta_open_ai"}, {"dataset": "zephyr", "accuracy": 0.8025, "precision": 0.9963, "recall": 0.6064, "f1_score": 0.7538, "fp_rate": 0.002234, "TPR_no_threshold": 0.6064, "std_accuracy": 0.009634, "std_precision": 0.002547, "std_recall": 0.01635, "std_f1_score": 0.01271, "std_fp_rate": 0.001538, "std_tp_rate": 0.01635, "TP": 535.3, "TN": 884.3, "FP": 1.981, "FN": 347.4, "roc_auc": 0.9623, "fpr_at_thresholds": {"elided": "173 float values"}, "tpr_at_thresholds": {"elided": "173 float values"}, "thresholds": {"elided": "173 float values"}, "given_threshold": 0.03422, "accuracy_at_given_threshold": 0.9042, "precision_at_given_threshold": 0.9227, "recall_at_given_threshold": 0.8824, "f1_score_at_given_threshold": 0.9021, "fp_rate_at_given_threshold": 0.07399, "TPR": 0.8824, "std_accuracy_at_given_threshold": 0.007063, "std_precision_at_given_threshold": 0.009303, "std_recall_at_given_threshold": 0.01092, "std_f1_score_at_given_threshold": 0.0075, "std_fp_rate_at_given_threshold": 0.008956, "std_tp_rate_at_given_threshold": 0.01092, "TP_at_given_threshold": 780.8, "TN_at_given_threshold": 818.7, "FP_at_given_threshold": 65.41, "FN_at_given_threshold": 104.1, "base_detector": "gpt_zero", "trained_on_dataset": "z", "detector": "gpt_zero", "detector_short_name": "gpt_zero"}]}}
